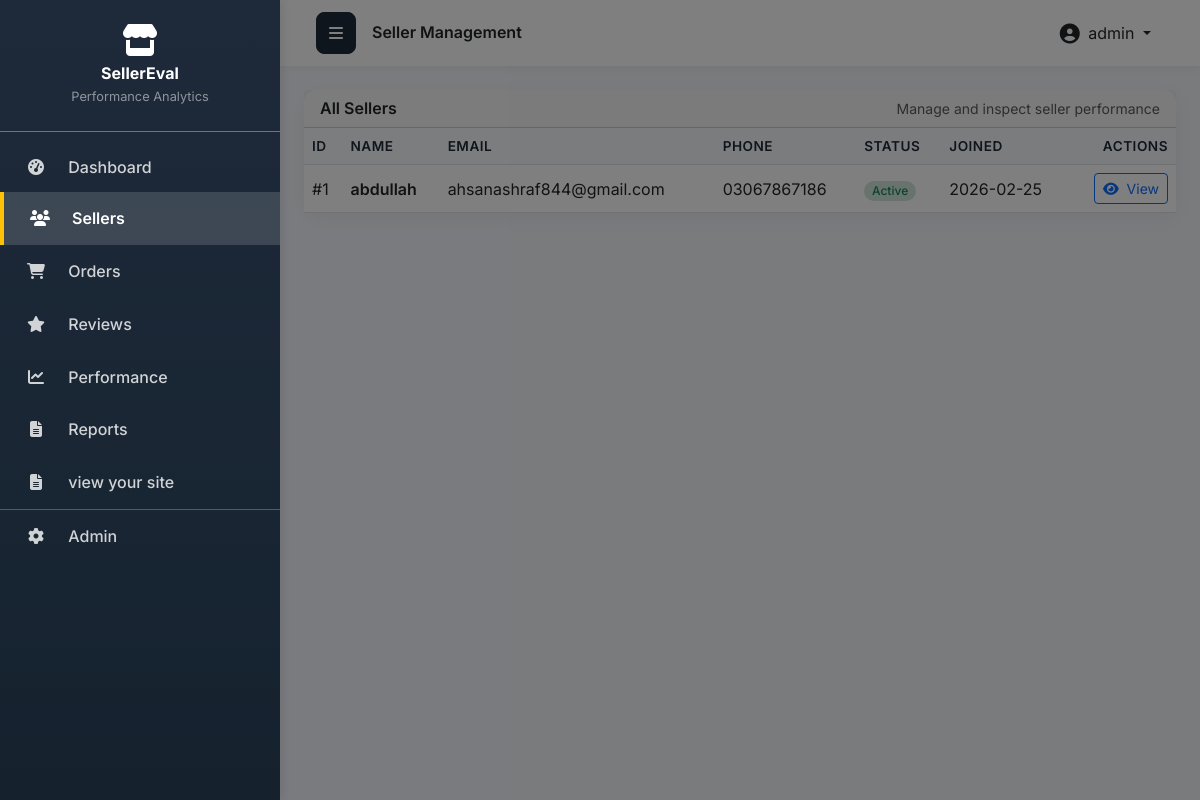
Screenshot of /sellers/ (signed in) with the database file from the repository.
### appfyp/models.py (models this page shows, shortened)
class Seller(models.Model):
    STATUS_CHOICES = [
        ('Active', 'Active'),
        ('Under Review', 'Under Review'),
        ('Suspended', 'Suspended'),
    ]
    name = models.CharField(max_length=100, help_text="Seller's business name")
    email = models.EmailField(unique=True, help_text="Seller's contact email")
    phone = models.CharField(max_length=15, help_text="Seller's contact phone number")
    address = models.TextField(help_text="Seller's business address")
    status = models.CharField(
        max_length=20,
        choices=STATUS_CHOICES,
        default='Active',
        help_text="Current status of the seller account"
    )
    created_at = models.DateTimeField(
        auto_now_add=True,
        help_text="Registration date - when seller joined the platform"
    )
    class Meta:
        ordering = ['-created_at']
        verbose_name = "Seller"
        verbose_name_plural = "Sellers"

### appfyp/views.py (the view)
# urls.py: path('sellers/', views.seller_list, name='seller_list'),
@login_required
def seller_list(request):
    search_query = request.GET.get('search', '')
    status_filter = request.GET.get('status', '')
    sellers = Seller.objects.all()
    if search_query:
        sellers = sellers.filter(
            Q(name__icontains=search_query) |
            Q(email__icontains=search_query) |
            Q(phone__icontains=search_query)
        )
    if status_filter:
        sellers = sellers.filter(status=status_filter)
    for seller in sellers:
        calculate_performance(seller)
    sort_by = request.GET.get('sort', 'id')
    if sort_by == 'name':
        sellers = sellers.order_by('name')
    elif sort_by == 'status':
        sellers = sellers.order_by('status', 'name')
    elif sort_by == 'created':
        sellers = sellers.order_by('-created_at')
    else:
        sellers = sellers.order_by('id')
    context = {
        'sellers': sellers,
        'search_query': search_query,
        'status_filter': status_filter,
        'status_choices': Seller.STATUS_CHOICES,
    }
    return render(request, 'seller_list.html', context)

### appfyp/templates/seller_list.html (shortened to what this page needs)
{% extends 'base.html' %}
{% load static %}
{% block page_title %}Seller Management{% endblock %}
{% block content %}
<div class="card">
    <div class="card-header d-flex justify-content-between align-items-center">
        <h5 class="mb-0 fw-semibold">All Sellers</h5>
        <span class="text-muted small">Manage and inspect seller performance</span>
    </div>
    <div class="card-body p-0">
        <div class="table-responsive">
            <table class="table mb-0 align-middle">
                <thead>
                    <tr>
                        <th scope="col">ID</th>
                        <th scope="col">Name</th>
                        <th scope="col">Email</th>
                        <th scope="col">Phone</th>
                        <th scope="col">Status</th>
                        <th scope="col">Joined</th>
                        <th scope="col" class="text-end">Actions</th>
                    </tr>
                </thead>
                <tbody>
                    {% for seller in sellers %}
                        <tr>
                            <td>#{{ seller.id }}</td>
                            <td class="fw-semibold">{{ seller.name }}</td>
                            <td>{{ seller.email }}</td>
                            <td>{{ seller.phone|default:"—" }}</td>
                            <td>
                                {% if seller.status == 'Active' %}
                                    <span class="badge bg-success-subtle text-success">
                                        Active
                                    </span>
                                {% elif seller.status == 'Under Review' %}
                                    <span class="badge bg-warning-subtle text-warning">
                                        Under Review
                                    </span>
                                {% elif seller.status == 'Suspended' %}
                                    <span class="badge bg-danger-subtle text-danger">
                                        Suspended
                                    </span>
                                {% else %}
                                    <span class="badge bg-secondary-subtle text-secondary">
                                        {{ seller.get_status_display }}
                                    </span>
                                {% endif %}
                            </td>
                            <td>
                                {{ seller.created_at|date:"Y-m-d" }}
                            </td>
                            <td class="text-end">
                                <a href="{% url 'seller_detail' seller.pk %}" class="btn btn-sm btn-outline-primary">
                                    <i class="fas fa-eye me-1"></i> View
                                </a>
                            </td>
                        </tr>
                    {% empty %}
                        <tr>
                            <td colspan="7" class="text-center text-muted py-3">
                                No sellers found.
                            </td>
                        </tr>
                    {% endfor %}
                </tbody>
            </table>
        </div>
    </div>
</div>
{% endblock %}

### appfyp/templates/base.html (shortened to what this page needs)
<!DOCTYPE html>
<html lang="en">
<head>
    <link href="https://cdn.jsdelivr.net/npm/bootstrap@5.3.0/dist/css/bootstrap.min.css" rel="stylesheet">
    <link rel="stylesheet" href="https://cdnjs.cloudflare.com/ajax/libs/font-awesome/6.4.0/css/all.min.css">
    {% load static %}
    <link rel="stylesheet" href="{% static 'css/output.css' %}">
</head>
<body>
    <div class="d-flex" id="wrapper">
        <div id="sidebar-overlay"></div>
        {% include 'includes/sidebar.html' %}
        <div id="page-content-wrapper">
            <nav class="navbar navbar-expand-lg">
                <div class="container-fluid">
                    <button class="btn btn-primary" id="menu-toggle">
                        <i class="fas fa-bars"></i>
                    </button>
                    <h4 class="ms-3 mb-0 fw-semibold">{% block page_title %}Dashboard{% endblock %}</h4>
                    <div class="ms-auto d-flex align-items-center">
                        <div class="dropdown">
                            <button class="btn btn-link text-dark text-decoration-none dropdown-toggle" type="button" id="userDropdown" data-bs-toggle="dropdown" aria-expanded="false">
                                <i class="fas fa-user-circle fa-lg me-1"></i>
                                {{ request.user.get_full_name|default:request.user.username }}
                            </button>
                        </div>
                    </div>
                </div>
            </nav>
            <div class="container-fluid p-4">
                {% block content %}{% endblock %}
            </div>
        </div>
    </div>
</body>
</html>

### appfyp/templates/base.html (style rules this page uses)
body { font-family: 'Inter', sans-serif; background-color: #f4f7fc; overflow-x: hidden; }
#wrapper { display: flex; min-height: 100vh; position: relative; }
#sidebar-overlay { display: none; position: fixed; top: 0; left: 0; width: 100%; height: 100%; background-color: rgba(0, 0, 0, 0.5); z-index: 999; transition: opacity 0.3s ease-in-out; }
#wrapper:not(.toggled) #sidebar-overlay { display: block; }
#page-content-wrapper { flex: 1; margin-left: 280px; min-width: 0; width: calc(100% - 280px); background-color: #f4f7fc; display: flex; flex-direction: column; transition: margin-left 0.3s ease-in-out; }
.navbar { background-color: #ffffff !important; box-shadow: 0 2px 10px rgba(0,0,0,0.05); padding: 0.75rem 1.5rem; position: sticky; top: 0; z-index: 100; }
.navbar .btn-primary { background-color: #1e2a3a; border-color: #1e2a3a; border-radius: 8px; padding: 0.5rem 0.75rem; }
.card { border: none; border-radius: 12px; box-shadow: 0 5px 20px rgba(0,0,0,0.05); transition: transform 0.2s, box-shadow 0.2s; }
.table thead th { border-top: none; background-color: #f8fafd; color: #1e2a3a; font-weight: 600; font-size: 0.85rem; text-transform: uppercase; letter-spacing: 0.5px; }
.badge { font-weight: 500; padding: 0.35em 0.65em; border-radius: 30px; }

### rows the page displays
Seller: id "1", name "abdullah", email "ahsanashraf844@gmail.com", phone "03067867186", status "Active", created_at "2026-02-25"

### other values shown
{{ request.user.get_full_name|default:request.user.username }} "admin"
